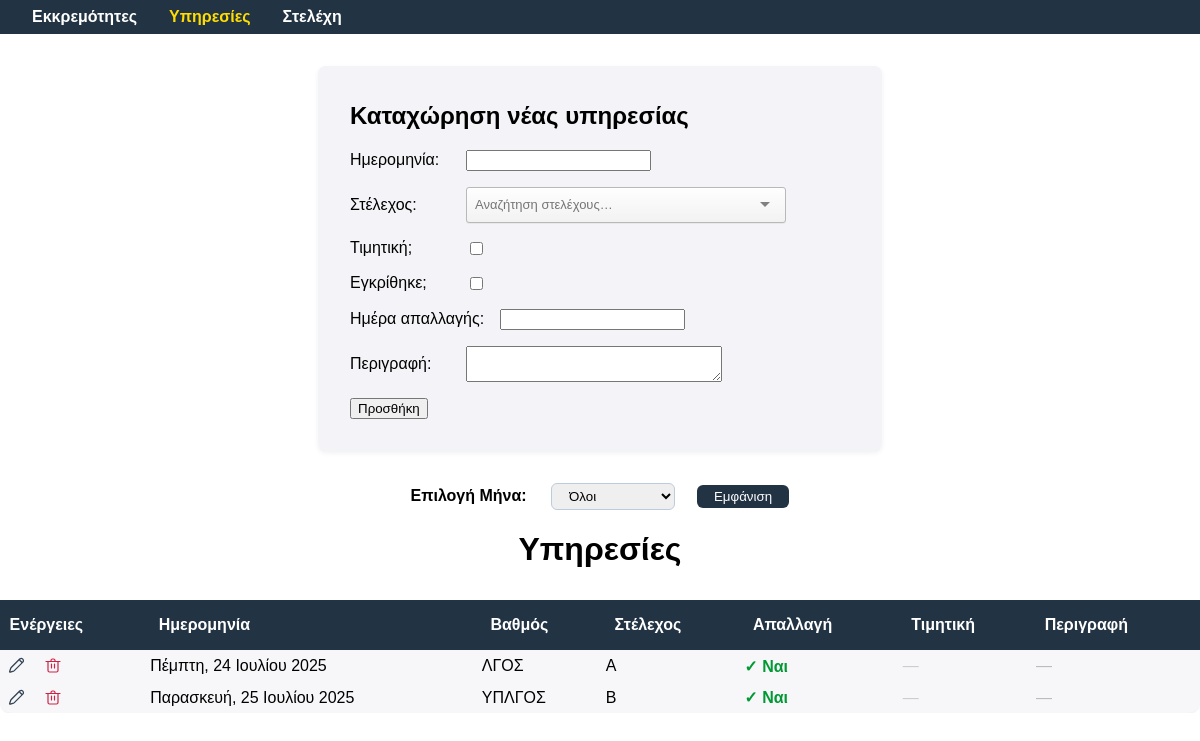
Page /duties on the committed database.
### app.py (models this page shows)
class Duty(db.Model):
    id = db.Column(db.Integer, primary_key=True)
    duty_date = db.Column(db.Date, nullable=False)
    staff_id = db.Column(db.Integer, db.ForeignKey('staff.id'), nullable=False)
    day_off_given = db.Column(db.Boolean, default=False)
    day_off_date = db.Column(db.Date, nullable=True)
    honorary = db.Column(db.Boolean, default=False)
    staff = db.relationship('Staff', backref=db.backref('duties', lazy=True))
    description = db.Column(db.Text, default="")

class Staff(db.Model):
    id = db.Column(db.Integer, primary_key=True)
    name = db.Column(db.String(120), nullable=False)
    rank = db.Column(db.String(50), nullable=True)  # Optional

### app.py (the view)
@app.route('/duties')
def duties():
    month = request.args.get('month')
    staff_list = Staff.query.order_by(Staff.rank, Staff.name).all()
    staff = {s.id: s for s in staff_list}
    duties_query = Duty.query
    if month:
        y, m = map(int, month.split('-'))
        duties_query = duties_query.filter(
            db.extract('year', Duty.duty_date) == y,
            db.extract('month', Duty.duty_date) == m
        )
    duties = duties_query.order_by(Duty.duty_date.asc()).all()
    all_dates = Duty.query.with_entities(Duty.duty_date).all()
    months = sorted({
        (
            f"{d.duty_date.year}-{d.duty_date.month:02d}",
            f"{['Ιανουάριος','Φεβρουάριος','Μάρτιος','Απρίλιος','Μάιος','Ιούνιος','Ιούλιος','Αύγουστος','Σεπτέμβριος','Οκτώβριος','Νοέμβριος','Δεκέμβριος'][d.duty_date.month-1]} {d.duty_date.year}"
        )
        for d in all_dates
    }, reverse=True)
    return render_template(
        'duties.html',
        duties=duties,
        staff=staff,
        months=months,
        selected_month=month
    )

### app.py (called while the page is built)
@app.before_request
def create_tables():
    db.create_all()

def greek_date_fmt(dt):
    if not dt:
        return ''
    days = ['Δευτέρα', 'Τρίτη', 'Τετάρτη', 'Πέμπτη', 'Παρασκευή', 'Σάββατο', 'Κυριακή']
    months = [
        'Ιανουαρίου', 'Φεβρουαρίου', 'Μαρτίου', 'Απριλίου', 'Μαίου', 'Ιουνίου',
        'Ιουλίου', 'Αυγούστου', 'Σεπτεμβρίου', 'Οκτωβρίου', 'Νοεμβρίου', 'Δεκεμβρίου'
    ]
    day_name = days[dt.weekday()]
    month_name = months[dt.month - 1]
    return f"{day_name}, {dt.day:02d} {month_name} {dt.year}"

### templates/duties.html (shortened to what this page needs)
<!doctype html>
<html lang="el">
<head>
</head>
<body>
  <nav class="navbar">
    <a href="{{ url_for('index') }}">Εκκρεμότητες</a>
    <a href="{{ url_for('duties') }}" class="active">Υπηρεσίες</a>
    <a href="{{ url_for('staff') }}">Στελέχη</a>
  </nav>
    <div class="form-section">
    <h2>Καταχώρηση νέας υπηρεσίας</h2>
    <form action="{{ url_for('add_duty') }}" method="post">
      <div class="form-row">
        <label>Ημερομηνία:</label>
        <input type="text" class="date-picker" name="duty_date" pattern="\d{2}/\d{2}/\d{4}" required lang="en-GB">
      </div>
<div class="form-row">
  <label>Στέλεχος:</label>
</div>
  <div class="form-row">
  <label> Τιμητική; </label>
    <input type="checkbox" name="honorary" {% if duty and duty.honorary %}checked{% endif %}>
</div>
      <div class="form-row">
        <label>Εγκρίθηκε;</label>
        <input type="checkbox" name="day_off_given">
      </div>
      <div class="form-row">
        <label>Ημέρα απαλλαγής:</label>
        <input type="text" class="date-picker" name="day_off_date" pattern="\d{2}/\d{2}/\d{4}" lang="el-GR">
      </div>
      <div class="form-row">
  <label>Περιγραφή:</label>
  <textarea name="description" rows="2" style="min-width:250px;">{{ duty.description if duty else '' }}</textarea>
</div>
      <button type="submit">Προσθήκη</button>
    </form>
  </div>
<form method="get" class="month-filter">
  <label for="month" style="font-weight: bold; margin-right:1em;">Επιλογή Μήνα:</label>
  <select name="month" id="month" style="padding:0.3em 1em; border-radius:6px; border:1px solid #bcd; margin-right:1em;">
    <option value="">Όλοι</option>
  </select>
  <button type="submit" style="padding:0.3em 1.3em; border-radius:6px; background:#234; color:#fff; border:none;">Εμφάνιση</button>
</form>
  <h1 style="text-align:center;">Υπηρεσίες</h1>
  <div class="duties-list" style="overflow-x:auto;">
  <table style="width:100%; border-collapse:collapse; background:#f7f7fa; border-radius:12px; box-shadow:0 1px 2px rgba(20,20,30,0.07);">
    <thead>
      <tr style="background:#234; color:#fff;">
        <th style="padding: 1em 0.6em; text-align:left;">Ενέργειες</th>
        <th style="padding: 1em 0.6em; text-align:left;">Ημερομηνία</th>
        <th style="padding: 1em 0.6em; text-align:left;">Βαθμός</th>
        <th style="padding: 1em 0.6em; text-align:left;">Στέλεχος</th>
        <th style="padding: 1em 0.6em; text-align:left;">Απαλλαγή</th>
        <th style="padding: 1em 0.6em; text-align:left;">Τιμητική</th>
        <th style="padding: 1em 0.6em; text-align:left;">Περιγραφή</th>
      </tr>
    </thead>
    <tbody>
      {% for d in duties %}
      <tr>
        <td style="vertical-align: middle;">
          <div class="actions">
            <a class="icon-btn" href="{{ url_for('edit_duty', duty_id=d.id) }}" title="Επεξεργασία">
              <svg width="20" height="20" viewBox="0 0 20 20" fill="none"><path d="M13.85 3.15a2.1 2.1 0 0 1 2.97 2.97l-8.49 8.49a2 2 0 0 1-.71.45l-3.34 1.11a.5.5 0 0 1-.63-.63l1.11-3.34a2 2 0 0 1 .45-.71l8.49-8.49zM15.56 6.06l-1.62-1.62" stroke="#345" stroke-width="1.3" stroke-linecap="round" stroke-linejoin="round"/></svg>
            </a>
            <form class="inline" action="{{ url_for('delete_duty', duty_id=d.id) }}" method="post" onsubmit="return confirm('Διαγραφή υπηρεσίας;');">
              <button class="icon-btn" type="submit" title="Διαγραφή">
                <svg width="20" height="20" viewBox="0 0 20 20" fill="none"><path d="M5 6.5v9A1.5 1.5 0 0 0 6.5 17h7a1.5 1.5 0 0 0 1.5-1.5v-9M8.5 9v4M11.5 9v4M3 6.5h14M8 6.5V5.5A1.5 1.5 0 0 1 9.5 4h1A1.5 1.5 0 0 1 12 5.5v1" stroke="#c24" stroke-width="1.2" stroke-linecap="round" stroke-linejoin="round"/></svg>
              </button>
            </form>
          </div>
        </td>
        <td>{{ greek_date_fmt(d.duty_date) }}</td>
        <td>{{ staff[d.staff_id].rank }}</td>
        <td>{{ staff[d.staff_id].name }}</td>
        <td>
          {% if d.day_off_given %}
            <span style="color:#093; font-weight:bold;">&#10003; Ναι</span>
          {% else %}
            <span style="color:#8B0000;">Όχι</span>
          {% endif %}
        </td>
        <td>
          {% if d.honorary %}
            <span style="color:#8B8000; font-weight:bold;">Ναι</span>
          {% else %}
            <span style="color:#ccc;">—</span>
          {% endif %}
        </td>
        <td>
          {% if d.description %}
            <div class="duty-description" style="color:#347; font-style:italic;">
              {{ d.description }}
            </div>
          {% else %}
            <span style="color:#bbb;">—</span>
          {% endif %}
        </td>
      </tr>
      {% endfor %}
    </tbody>
  </table>
</div>
  <link rel="stylesheet" href="{{ url_for('static', filename='flatpickr/flatpickr.min.css') }}">
<link rel="stylesheet" href="{{ url_for('static', filename='tomselect/tom-select.default.min.css') }}">
</body>
</html>

### templates/duties.html (style rules this page uses)
body { margin: 0; font-family: sans-serif; }
.navbar { background: #234; color: #fff; padding: 0.5em 2em; display: flex; align-items: center; position: sticky; top: 0; z-index: 100; }
.navbar a { color: #fff; text-decoration: none; margin-right: 2em; font-weight: bold; transition: color 0.2s; }
.navbar a.active, .navbar a:hover { color: #fd0; }
.duties-list { max-width: 1200px; margin: 2em auto; padding: 0; }
.actions { display: flex; gap: 0.5em; margin-right: 1em; }
.icon-btn { background: none; border: none; cursor: pointer; padding: 0.3em; display: inline-flex; align-items: center; transition: background 0.15s; }
form.inline { display: inline; }
.form-section { max-width: 500px; margin: 2em auto; background: #f4f4f8; padding: 1em 2em 2em 2em; border-radius: 8px; box-shadow: 0 2px 5px rgba(30,40,60,0.07); }
.form-row { margin-bottom: 1em; display: flex; gap: 1em; align-items: center; }
label { min-width: 100px; font-weight: 500; }
.month-filter { display: flex; justify-content: center; align-items: center; gap: 0.5em; margin: 2em 0 1em 0; }

### rows in the picture
Duty: duty_date "Πέμπτη, 24 Ιουλίου 2025", day_off_given "✓ Ναι"
Staff: rank "ΛΓΟΣ", name "Α"
Duty: duty_date "Παρασκευή, 25 Ιουλίου 2025", day_off_given "✓ Ναι"
Staff: rank "ΥΠΛΓΟΣ", name "Β"
